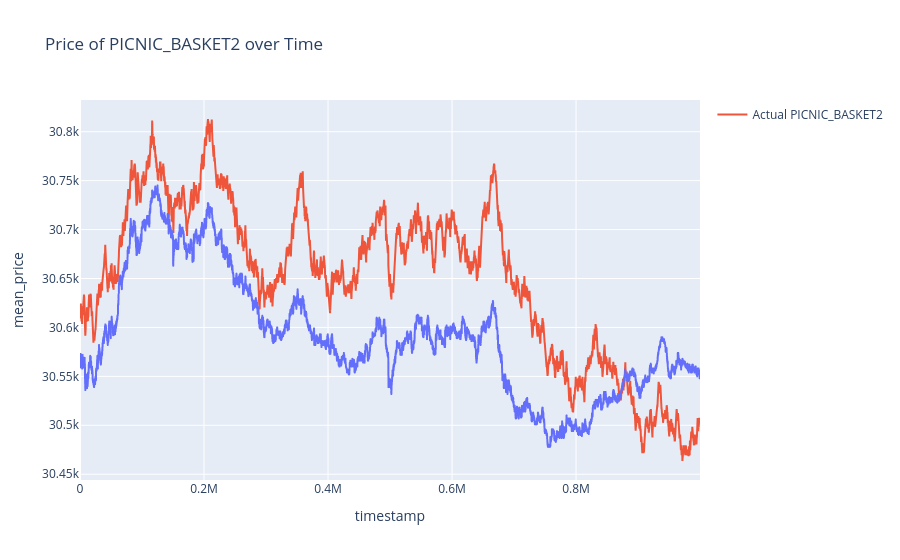

Notebook source saved alongside this figure:
### Code cell
# Specify the products for which you want the summation
# to check price correlation using graph

# `PICNIC_BASKET2` contains just two products:

# 1. Four (4) `CROISSANTS`
# 2. Two (2) `JAMS`
basketsyn = ["CROISSANTS", "JAMS"]

# Filter the DataFrame for the specified products
filtered_products = product_mean_values[product_mean_values['product'].isin(
    basketsyn)]

# Summing up the mean prices of the specified products for each timestamp
summed_mean_prices = filtered_products.groupby('timestamp').apply(
    lambda x: 4 * x[x['product'] == "CROISSANTS"]['mean_price'].sum() +
    2 * x[x['product'] == "JAMS"]['mean_price'].sum()
).reset_index(name='mean_price')

# Creating a new DataFrame
summed_mean_prices_df = pd.DataFrame(summed_mean_prices)

# Display the new DataFrame
print(summed_mean_prices_df)
print(summed_mean_prices_df)


def make_cor():
    # to make synthetic basket1
    fig = px.line(summed_mean_prices, x='timestamp', y='mean_price',
                  title='Price of PICNIC_BASKET2 over Time')
    fig.add_scatter(x=price_dict["PICNIC_BASKET2"]['timestamp'],
                    y=price_dict["PICNIC_BASKET2"]['mean_price'],
                    mode='lines',
                    name='Actual PICNIC_BASKET2')
    fig.show()


make_cor()

### Figure 1 — Plotly figure (JSON) as saved in the notebook; plotly's stock layout.template omitted (floating-point values rounded to 4 significant figures; data arrays with more than 128 entries replaced by an {"elided": "..."} marker saying what was removed)
{"data": [{"hovertemplate": "timestamp=%{x}<br>mean_price=%{y}<extra></extra>", "legendgroup": "", "line": {"color": "#636efa", "dash": "solid"}, "marker": {"symbol": "circle"}, "mode": "lines", "name": "", "showlegend": false, "type": "scattergl", "x": {"elided": "10000 int values"}, "xaxis": "x", "y": {"elided": "10000 float values"}, "yaxis": "y"}, {"mode": "lines", "name": "Actual PICNIC_BASKET2", "type": "scatter", "x": {"elided": "10000 int values"}, "y": {"elided": "10000 float values"}}], "layout": {"legend": {"tracegroupgap": 0}, "title": {"text": "Price of PICNIC_BASKET2 over Time"}, "xaxis": {"anchor": "y", "domain": [0, 1], "title": {"text": "timestamp"}}, "yaxis": {"anchor": "x", "domain": [0, 1], "title": {"text": "mean_price"}}}}
